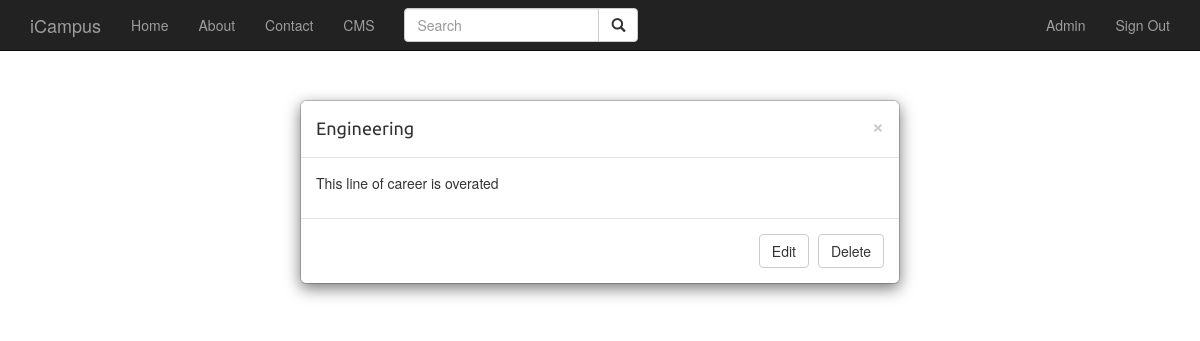
The app's page /cms/cat/2 (signed in) with its own data.
### app/models.py (models this page shows, shortened)
class User(UserMixin, db.Model):
    __tablename__='users'
    id = db.Column(db.Integer, primary_key = True)
    email = db.Column(db.String(64), unique=True, index=True)
    username = db.Column(db.String(64), unique=True, index=True)
    password_hash = db.Column(db.String(128))
    role_id = db.Column(db.Integer, db.ForeignKey('roles.id'))
    comments = db.relationship('Comment', backref='owner', lazy='dynamic')
    @property
    def password(self):
        raise AttributeError('password is not a readable attribute')
    def can(self, perm):
        return self.role is not None and self.role.has_permission(perm)

class Category(db.Model):
    __tablename__ = 'categories'
    id = db.Column(db.Integer, primary_key=True)
    name = db.Column(db.String(64))
    overview = db.Column(db.Text)
    careers = db.relationship('Career', backref='category', lazy='dynamic')

### app/main/views.py (the view)
@main.route('/cms/cat/<int:id>')
def ret_cat(id):
    category = Category.query.filter_by(id=id).first()
    return render_template('cms_cat_detail.html', category=category)

### app/main/__init__.py (called while the page is built)
@main.app_context_processor
def inject_permissions():
    return dict(Permission=Permission)

### app/models.py (called while the page is built)
@login_manager.user_loader
def load_user(user_id):
    return User.query.get(int(user_id))

    def has_permission(self, perm):
        return self.permissions & perm == perm

### app/templates/cms_cat_detail.html (shortened to what this page needs)
{% extends 'base.html' %}
{% block page_content %}
<div class="modal-dialog" role="document">
        <div class="modal-content">
            <div class="modal-header">
                <button type="button" class="close" data-dismiss="modal" aria-label="Close"><span aria-hidden="true">&times;</span></button>
                <h4 class="modal-title" id="myModalLabel">{{ category.name }}</h4>
           </div>
        <div class="modal-body">
			<p>{{ category.overview }}</p>
        </div>
        <div class="modal-footer">
            <a href="{{ url_for('main.edit_cat', id=category.id) }}" type="button" class="btn btn-default" data-dismiss="modal">Edit</a>
            <a href="{{ url_for('main.delete_cat', id=category.id) }}" type="button" class="btn btn-default" data-dismiss="modal">Delete</a>
        </div>
    </div>
</div>
{% endblock %}

### app/templates/base.html (shortened to what this page needs)
{% extends "bootstrap/base.html" %}
{% block head %}
    {{ super() }}
    <link rel="stylesheet" href="{{ url_for('static', filename = 'css/base.css') }}">
    <link rel="stylesheet" href="{{ url_for('static', filename = 'css/comment.css') }}">
{% endblock %}
{% block navbar %}
<div class="navbar navbar-inverse navbar-fixed-top" role="navigation">
    <div class="container">
        <div class="navbar-header">
            <a class="navbar-brand" href="/">iCampus</a>
        </div>
        <div class="navbar-collapse collapse">
            <ul class="nav navbar-nav">
                <li><a href="/">Home</a></li>
                <li><a href="/about">About</a></li>
                <li><a href="/contact">Contact</a></li>
                {% if current_user.can(Permission.WRITE) %}
                <li><a href="/cms">CMS</a></li>
                {% endif %}
            </ul>
            <form class="navbar-form navbar-left" role="search">
                <div class="input-group">
                    <input type="text" class="form-control" placeholder="Search" name="q">
                    <div class="input-group-btn">
                        <button class="btn btn-default" type="submit"><i class="glyphicon glyphicon-search"></i></button>
                    </div>
                </div>
            </form>
            <ul class="nav navbar-nav navbar-right">
                {% if current_user.is_authenticated %}
                <li style=""><a href="">{{ current_user.username | capitalize }}</a></li>
                <li><a href="{{ url_for('auth.logout') }}">Sign Out</a></li>
                {% else %}
                <li><a href="{{ url_for('auth.login') }}">Sign In</a></li>
                <li><a href="{{ url_for('auth.register') }}">Register</a></li>
                {% endif %}
            </ul>
        </div>
    </div>
</div>
{% endblock %}
{% block content %}
<div class="container">
    {% block page_content %}{% endblock %}
</div>
{% endblock %}

### app/static/css/base.css (style rules this page uses)
h1, h2, h3, h4, h5 , h6 { font-family: 'Ubuntu', sans-serif; font-weight:normal; }
body { padding-top: 70px; }
a { text-decoration:none; color:#5993bb; }

### records on screen
User: username "Admin"
Category: name "Engineering", overview "This line of career is overated"
